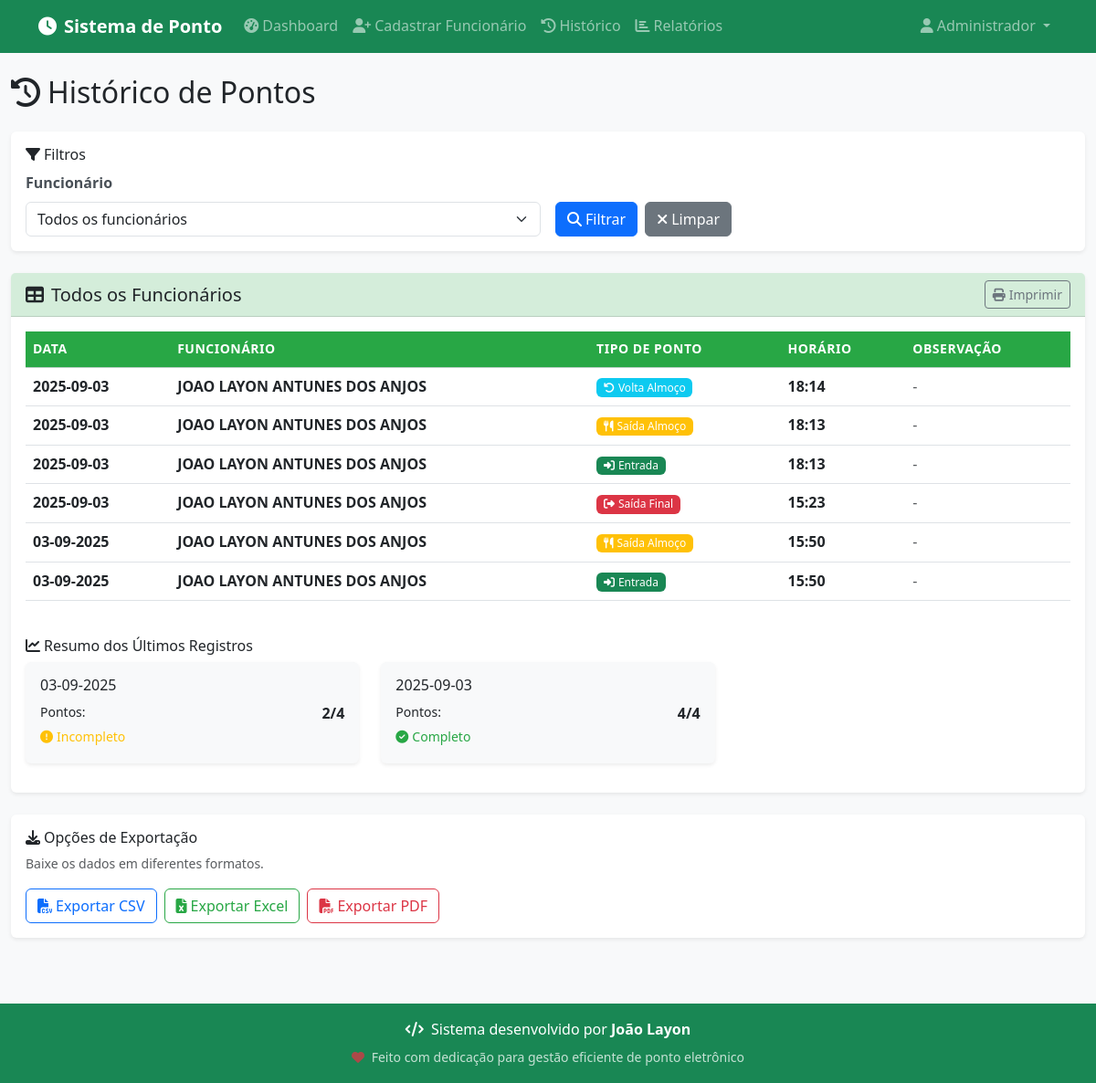
The app's page /punch_history (signed in) with its own data.
### tables this page shows
CREATE TABLE usuarios (
            id INTEGER PRIMARY KEY AUTOINCREMENT,
            nome TEXT NOT NULL,
            cpf TEXT UNIQUE NOT NULL,
            funcao TEXT NOT NULL,
            login TEXT UNIQUE NOT NULL,
            senha TEXT NOT NULL,
            perfil TEXT NOT NULL CHECK (perfil IN ('admin', 'colaborador')),
            created_at TIMESTAMP DEFAULT CURRENT_TIMESTAMP
        );

CREATE TABLE pontos (
            id INTEGER PRIMARY KEY AUTOINCREMENT,
            usuario_id INTEGER NOT NULL,
            data DATE NOT NULL,
            tipo TEXT NOT NULL CHECK (tipo IN ('entrada', 'saida_almoco', 'volta_almoco', 'saida_final')),
            hora TIME NOT NULL,
            observacao TEXT,
            created_at TIMESTAMP DEFAULT CURRENT_TIMESTAMP,
            FOREIGN KEY (usuario_id) REFERENCES usuarios (id)
        );

### routes.py (the view, shortened to what this page needs)
@app.route('/punch_history')
@login_required
def punch_history():
    db = get_db()
    if current_user.perfil == 'admin':
        employee_id = request.args.get('employee_id')
        if employee_id:
            punches = db.execute('''
                SELECT p.data, p.tipo, p.hora, p.observacao, u.nome
                FROM pontos p
                JOIN usuarios u ON p.usuario_id = u.id
                WHERE p.usuario_id = ?
                ORDER BY p.data DESC, p.hora DESC
                LIMIT 100
            ''', (employee_id,)).fetchall()
            employee = db.execute(
                'SELECT nome FROM usuarios WHERE id = ?', (employee_id,)
            ).fetchone()
            employee_name = employee['nome'] if employee else 'Funcionário'
        else:
            punches = db.execute('''
                SELECT p.data, p.tipo, p.hora, p.observacao, u.nome
                FROM pontos p
                JOIN usuarios u ON p.usuario_id = u.id
                WHERE u.perfil = 'colaborador'
                ORDER BY p.data DESC, p.hora DESC
                LIMIT 100
            ''').fetchall()
            employee_name = 'Todos os Funcionários'
        employees = db.execute(
            'SELECT id, nome FROM usuarios WHERE perfil = "colaborador" ORDER BY nome'
        ).fetchall()
    return render_template('punch_history.html',
                         punches=punches,
                         employee_name=employee_name,
                         employees=employees)

### auth.py (called while the page is built)
@login_manager.user_loader
def load_user(user_id):
    return User.get(user_id)

    @staticmethod
    def get(user_id):
        db = get_db()
        user_data = db.execute(
            'SELECT * FROM usuarios WHERE id = ?', (user_id,)
        ).fetchone()
        if user_data:
            return User(
                id=user_data['id'],
                nome=user_data['nome'],
                cpf=user_data['cpf'],
                funcao=user_data['funcao'],
                login=user_data['login'],
                perfil=user_data['perfil']
            )
        return None

### database.py (called while the page is built)
def get_db():
    if 'db' not in g:
        g.db = sqlite3.connect(DATABASE)
        g.db.row_factory = sqlite3.Row
    return g.db

@app.teardown_appcontext
def close_db_handler(error):
    close_db(error)

### templates/punch_history.html (shortened to what this page needs)
{% extends "base.html" %}
{% block content %}
<div class="row">
    <div class="col-12">
        <h2 class="mb-4">
            <i class="fas fa-history me-2"></i>Histórico de Pontos
        </h2>
    </div>
</div>
{% if current_user.perfil == 'admin' and employees %}
<div class="row mb-4">
    <div class="col-12">
        <div class="card">
            <div class="card-body">
                <h6 class="card-title">
                    <i class="fas fa-filter me-1"></i>Filtros
                </h6>
                <form method="GET" class="row g-3">
                    <div class="col-md-6">
                        <label for="employee_id" class="form-label">Funcionário</label>
                        <select class="form-select" id="employee_id" name="employee_id">
                            <option value="">Todos os funcionários</option>
                        </select>
                    </div>
                    <div class="col-md-6 d-flex align-items-end">
                        <button type="submit" class="btn btn-primary">
                            <i class="fas fa-search me-1"></i>Filtrar
                        </button>
                        <a href="{{ url_for('punch_history') }}" class="btn btn-secondary ms-2">
                            <i class="fas fa-times me-1"></i>Limpar
                        </a>
                    </div>
                </form>
            </div>
        </div>
    </div>
</div>
{% endif %}
<div class="row">
    <div class="col-12">
        <div class="card">
            <div class="card-header d-flex justify-content-between align-items-center">
                <h5 class="card-title mb-0">
                    <i class="fas fa-table me-2"></i>{{ employee_name }}
                </h5>
                <button class="btn btn-outline-secondary btn-sm" onclick="window.print()">
                    <i class="fas fa-print me-1"></i>Imprimir
                </button>
            </div>
            <div class="card-body">
                {% if punches %}
                <div class="table-responsive">
                    <table class="table table-hover">
                        <thead class="table-success">
                            <tr>
                                <th>Data</th>
                                {% if current_user.perfil == 'admin' and not request.args.get('employee_id') %}
                                <th>Funcionário</th>
                                {% endif %}
                                <th>Tipo de Ponto</th>
                                <th>Horário</th>
                                <th>Observação</th>
                            </tr>
                        </thead>
                        <tbody>
                            {% for punch in punches %}
                            <tr>
                                <td>
                                    <strong>{{ punch.data }}</strong>
                                </td>
                                {% if current_user.perfil == 'admin' and not request.args.get('employee_id') %}
                                <td><strong>{{ punch.nome }}</strong></td>
                                {% endif %}
                                <td>
                                    {% if punch.tipo == 'entrada' %}
                                        <span class="badge bg-success">
                                            <i class="fas fa-sign-in-alt me-1"></i>Entrada
                                        </span>
                                    {% elif punch.tipo == 'saida_almoco' %}
                                        <span class="badge bg-warning">
                                            <i class="fas fa-utensils me-1"></i>Saída Almoço
                                        </span>
                                    {% elif punch.tipo == 'volta_almoco' %}
                                        <span class="badge bg-info">
                                            <i class="fas fa-undo me-1"></i>Volta Almoço
                                        </span>
                                    {% elif punch.tipo == 'saida_final' %}
                                        <span class="badge bg-danger">
                                            <i class="fas fa-sign-out-alt me-1"></i>Saída Final
                                        </span>
                                    {% endif %}
                                </td>
                                <td>
                                    <strong>{{ punch.hora[:5] }}</strong>
                                </td>
                                <td>
                                    {% if punch.observacao %}
                                        <span class="text-muted">{{ punch.observacao }}</span>
                                    {% else %}
                                        <span class="text-muted">-</span>
                                    {% endif %}
                                </td>
                            </tr>
                            {% endfor %}
                        </tbody>
                    </table>
                </div>
                <div class="mt-4">
                    <h6>
                        <i class="fas fa-chart-line me-1"></i>Resumo dos Últimos Registros
                    </h6>
                    <div class="row">
                        {% set dates = punches | groupby('data') | list %}
                        {% for date, date_punches in dates[:7] %}
                        <div class="col-md-6 col-lg-4 mb-3">
                            <div class="card border-0 bg-light">
                                <div class="card-body p-3">
                                    <h6 class="card-title mb-2">{{ date }}</h6>
                                    <div class="d-flex justify-content-between">
                                        <small>Pontos:</small>
                                        <strong>{{ date_punches | list | length }}/4</strong>
                                    </div>
                                    {% if (date_punches | list | length) == 4 %}
                                        <small class="text-success">
                                            <i class="fas fa-check-circle me-1"></i>Completo
                                        </small>
                                    {% else %}
                                        <small class="text-warning">
                                            <i class="fas fa-exclamation-circle me-1"></i>Incompleto
                                        </small>
                                    {% endif %}
                                </div>
                            </div>
                        </div>
                        {% endfor %}
                    </div>
                </div>
                {% endif %}
            </div>
        </div>
    </div>
</div>
{% if current_user.perfil == 'admin' and punches %}
<div class="row mt-4">
    <div class="col-12">
        <div class="card">
            <div class="card-body">
                <h6 class="card-title">
                    <i class="fas fa-download me-1"></i>Opções de Exportação
                </h6>
                <p class="text-muted small">Baixe os dados em diferentes formatos.</p>
                <div class="d-flex flex-wrap gap-2">
                    <a href="{{ url_for('export_history', format='csv', employee_id=request.args.get('employee_id', '')) }}"
                       class="btn btn-outline-primary">
                        <i class="fas fa-file-csv me-1"></i>Exportar CSV
                    </a>
                    <a href="{{ url_for('export_history', format='excel', employee_id=request.args.get('employee_id', '')) }}"
                       class="btn btn-outline-success">
                        <i class="fas fa-file-excel me-1"></i>Exportar Excel
                    </a>
                    <a href="{{ url_for('export_history', format='pdf', employee_id=request.args.get('employee_id', '')) }}"
                       class="btn btn-outline-danger">
                        <i class="fas fa-file-pdf me-1"></i>Exportar PDF
                    </a>
                </div>
            </div>
        </div>
    </div>
</div>
{% endif %}
{% endblock %}

### templates/base.html (shortened to what this page needs)
<!DOCTYPE html>
<html lang="pt-BR">
<head>
    <link href="https://cdn.jsdelivr.net/npm/bootstrap@5.3.0/dist/css/bootstrap.min.css" rel="stylesheet">
    <link href="https://cdnjs.cloudflare.com/ajax/libs/font-awesome/6.4.0/css/all.min.css" rel="stylesheet">
    <link href="{{ url_for('static', filename='style.css') }}" rel="stylesheet">
</head>
<body>
    {% if current_user.is_authenticated %}
    <nav class="navbar navbar-expand-lg navbar-dark bg-success">
        <div class="container">
            <a class="navbar-brand" href="{{ url_for('index') }}">
                <i class="fas fa-clock me-2"></i>Sistema de Ponto
            </a>
            <div class="collapse navbar-collapse" id="navbarNav">
                <ul class="navbar-nav me-auto">
                    {% if current_user.perfil == 'admin' %}
                    <li class="nav-item">
                        <a class="nav-link" href="{{ url_for('admin_dashboard') }}">
                            <i class="fas fa-tachometer-alt me-1"></i>Dashboard
                        </a>
                    </li>
                    <li class="nav-item">
                        <a class="nav-link" href="{{ url_for('register_employee') }}">
                            <i class="fas fa-user-plus me-1"></i>Cadastrar Funcionário
                        </a>
                    </li>
                    <li class="nav-item">
                        <a class="nav-link" href="{{ url_for('punch_history') }}">
                            <i class="fas fa-history me-1"></i>Histórico
                        </a>
                    </li>
                    <li class="nav-item">
                        <a class="nav-link" href="{{ url_for('reports') }}">
                            <i class="fas fa-chart-bar me-1"></i>Relatórios
                        </a>
                    </li>
                    {% endif %}
                </ul>
                <ul class="navbar-nav">
                    <li class="nav-item dropdown">
                        <a class="nav-link dropdown-toggle" href="#" role="button" data-bs-toggle="dropdown">
                            <i class="fas fa-user me-1"></i>{{ current_user.nome }}
                        </a>
                    </li>
                </ul>
            </div>
        </div>
    </nav>
    {% endif %}
    <main class="container-fluid py-4">
        {% block content %}{% endblock %}
    </main>
    <footer class="footer bg-success text-white text-center py-3 mt-5">
        <div class="container">
            <div class="row">
                <div class="col-12">
                    <p class="mb-1">
                        <i class="fas fa-code me-1"></i>
                        Sistema desenvolvido por <strong>João Layon</strong>
                    </p>
                    <p class="mb-0">
                        <small class="opacity-75">
                            <i class="fas fa-heart me-1 text-danger"></i>
                            Feito com dedicação para gestão eficiente de ponto eletrônico
                        </small>
                    </p>
                </div>
            </div>
        </div>
    </footer>
</body>
</html>

### static/style.css (style rules this page uses)
* { box-sizing: border-box; }
:root { --primary-green: #28a745; --dark-green: #1e7e34; --light-green: #d4edda; --success-green: #155724; --shadow-sm: 0 0.125rem 0.25rem rgba(0, 0, 0, 0.075); --shadow-md: 0 0.5rem 1rem rgba(0, 0, 0, 0.15); --border-radius: 0.375rem; --transition-fast: 0.15s ease-in-out; --transition-normal: 0.3s ease; }
body { background-color: #f8f9fa; font-family: 'Segoe UI', Tahoma, Geneva, Verdana, sans-serif; line-height: 1.6; margin: 0; padding: 0; }
.btn-outline-success { color: var(--primary-green); border-color: var(--primary-green); }
.navbar-brand { font-weight: 600; font-size: 1.25rem; }
.navbar-nav .nav-link { transition: background-color var(--transition-fast); border-radius: var(--border-radius); }
.card { border: none; box-shadow: var(--shadow-sm); transition: box-shadow var(--transition-fast); border-radius: var(--border-radius); }
.card-header { background-color: var(--light-green); border-bottom: 1px solid rgba(0, 0, 0, 0.125); font-weight: 600; }
.table th { border-top: none; font-weight: 600; text-transform: uppercase; font-size: 0.875rem; letter-spacing: 0.5px; }
.table-success th { background-color: var(--primary-green); color: white; }
.form-label { font-weight: 600; color: #495057; }
.badge { font-size: 0.75rem; font-weight: 500; }
.text-success { color: var(--primary-green) !important; }
.text-danger { color: #dc3545 !important; }
.text-warning { color: #ffc107 !important; }
.footer { background-color: var(--primary-green); color: white; padding: 1rem 0; margin-top: 2rem; }

### records on screen
usuarios: nome "Administrador"
pontos: data "2025-09-03", nome "JOAO LAYON ANTUNES DOS ANJOS", tipo "volta_almoco" (drawn), hora "18:14", date_punches "4", shows "Completo"
pontos: data "2025-09-03", nome "JOAO LAYON ANTUNES DOS ANJOS", tipo "saida_almoco" (drawn), hora "18:13"
pontos: data "2025-09-03", nome "JOAO LAYON ANTUNES DOS ANJOS", tipo "entrada" (drawn), hora "18:13"
pontos: data "2025-09-03", nome "JOAO LAYON ANTUNES DOS ANJOS", tipo "saida_final" (drawn), hora "15:23"
pontos: data "03-09-2025", nome "JOAO LAYON ANTUNES DOS ANJOS", tipo "saida_almoco" (drawn), hora "15:50", date_punches "2", shows "Incompleto"
pontos: data "03-09-2025", nome "JOAO LAYON ANTUNES DOS ANJOS", tipo "entrada" (drawn), hora "15:50"

### other values on screen
{{ employee_name }} "Todos os Funcionários"
